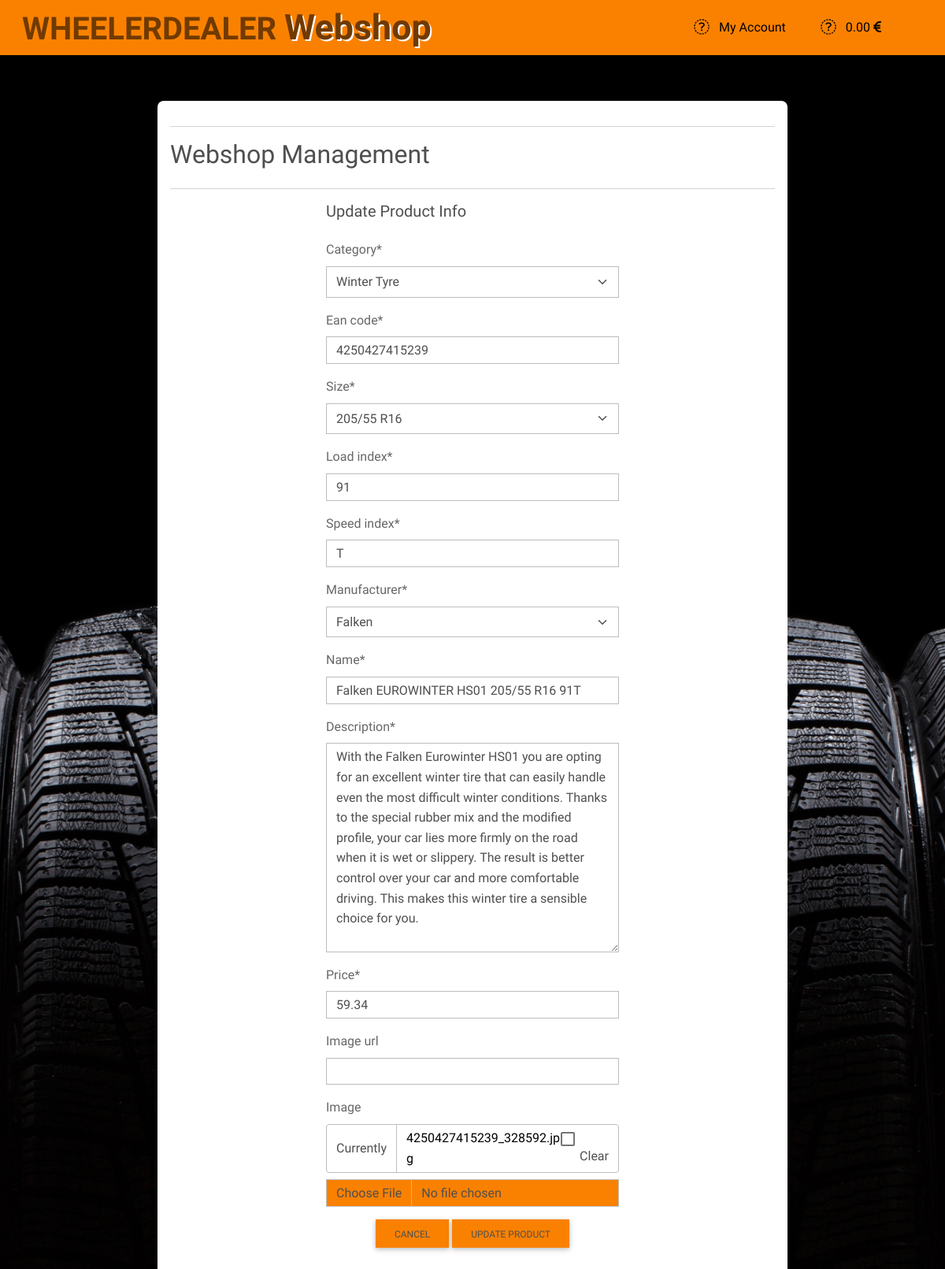
The page /products/update_product/4250427415239/ (signed in) on the database its author committed.
### products/models.py (models this page shows, shortened)
class Product(models.Model):
    category = models.ForeignKey('Category', null=False, blank=False, on_delete=models.CASCADE)
    ean_code = models.CharField(max_length=13, validators=[MinLengthValidator(13)], unique=True, null=False, blank=False)
    size = models.ForeignKey('TyreSize', null=False, blank=False, on_delete=models.CASCADE)
    load_index = models.CharField(max_length=2, null=False, blank=False)
    speed_index = models.CharField(max_length=1, null=False, blank=False)
    manufacturer = models.ForeignKey('Manufacturer', null=False, blank=False, on_delete=models.CASCADE)
    name = models.CharField(max_length=254)
    description = models.TextField()
    price = models.DecimalField(max_digits=6, decimal_places=2)
    image_url = models.URLField(max_length=1024, null=True, blank=True)
    image = models.ImageField(null=True, blank=True)

### products/views.py (the view)
# urls.py: path('update_product/<int:ean_code>/', views.update_product, name='update_product'),
@login_required
def update_product(request, ean_code):
    if not request.user.is_superuser:
        messages.error(request, "Sorry, You don't have permission to acces this page!")
        return redirect(reverse('home'))
    product = get_object_or_404(Product, ean_code=ean_code)
    if request.method == 'POST':
        form = ProductForm(request.POST, request.FILES, instance=product)
        if form.is_valid():
            form.save()
            messages.success(request, 'Successfully updated product!')
            return redirect(reverse('product_details', args=[product.ean_code]))
        else:
            messages.error(request, 'Failed to update product. Please ensure the form is valid.')
    else:
        form = ProductForm(instance=product)
        messages.info(request, f'You are editing {product.name} with code {product.ean_code}')
    template = 'products/update_product.html'
    context = {
        'form': form,
        'product': product,
        'on_profile_page': True
    }
    return render(request, template, context)

### products/forms.py
class ProductForm(forms.ModelForm):
    class Meta:
        model = Product
        fields = '__all__'
    def __init__(self, *args, **kwargs):
        super().__init__(*args, **kwargs)
        placeholders = {
            'ean_code': '13 digits',
            'load_index': '2 digits',
            'speed_index': '1 letter',
        }
        categories = Category.objects.all()
        brands = Manufacturer.objects.all().order_by('display_name', )
        sizes = TyreSize.objects.all().order_by('rim_size', 'width',)
        display_name_categories = [(c.id, c.get_display_name()) for c in categories]
        full_size_display = [(s.id, s.get_display_name()) for s in sizes]
        display_names_brands = [(b.id, b.get_display_name()) for b in brands]
        self.fields['category'].choices = display_name_categories
        self.fields['manufacturer'].choices = display_names_brands
        self.fields['size'].choices = full_size_display
        for field_name, field in self.fields.items():
            field.widget.attrs['class'] = 'rounded-0'

### cart/contexts.py (called while the page is built, shortened)
def cart_content(request):
    cart_items = []
    order_total = 0
    product_count = 0
    total_product_count = 0
    delivery = order_total * 0.20
    cart = request.session.get('cart', {})
    context = {
        'cart_items': cart_items,
        'product_count': product_count,
        'order_total': order_total,
        'total_product_count': total_product_count,
        'delivery': delivery,
    }
    return context

### products/models.py (called while the page is built)
    def get_display_name(self):
        return self.display_name

    def get_display_name(self):
        return self.display_name

    def get_display_name(self):
        return self.full_size_display

### products/templates/products/update_product.html (shortened to what this page needs)
{% extends "base.html" %}
{% load static %}
{% block extra_css %}
    <link rel="stylesheet" href="{% static 'css/topnav.css' %}">
    <link rel="stylesheet" href="{% static 'css/products.css' %}">
    <link rel="stylesheet" href="{% static 'css/cart.css' %}">
    <link rel="stylesheet" href="{% static 'css/checkout.css' %}">
{% endblock %}
{% block page_header %}
    <div class="container header-container">
    </div>
{% endblock %}
{% block content %}
<div class="col-sm-12 col-lg-10 offset-lg-1 col-xl-8 offset-xl-2 mt-2">
    <div class="card product-card-details mb-3 mt-4 pt-3 pb-3 px-3">
        <div class="row">
            <div class="col">
                <hr>
                <h2 class="logo-font mb-4">Webshop Management</h2>
                <hr>
            </div>
        </div>
        <div class="row">
            <div class="col-12 col-md-6 offset-md-3 pb-5">
                <h5 class="logo-font mb-4">Update Product Info</h5>
                <form method="POST" action="{% url 'update_product' product.ean_code %}" class="form mb-2" enctype="multipart/form-data">
                    {{ form | crispy }}
                    <div class="text-center">
                        <a class="btn bg-orange rounded-0" href="{% url 'products' %}">Cancel</a>
                        <button class="btn bg-orange rounded-0" type="submit">Update Product</button>
                    </div>
                </form>
            </div>
        </div>
    </div>
</div>
{% endblock %}

### static/css/base.css (style rules this page uses)
html { height: 100%; }
body { background: url('/media/iStock-1030486504-tires.jpg') no-repeat center center fixed; background-size: cover; height: calc(100vh - 70px); font-family: 'Domine', serif; }
option { font-family: "Font Awesome 5 Free"; }
a, a:hover { color: black; }
.bg-orange { background-color: rgb(250, 129, 0) !important; }
.header-container { padding-top: 70px; height: 70px; }
input[type=number] { -moz-appearance: textfield; }
@media (max-width: 1500px) { .header-container { height: 104px; } }
@media (min-width: 1200px) { .container { max-width: 85%; } }

### static/css/checkout.css (style rules this page uses)
select, select option { color: rgb(112, 58, 0); }

### rows shown on the page
Product: category "Winter Tyre", ean_code "4250427415239", size "205/55 R16", load_index "91", speed_index "T", manufacturer "Falken", name "Falken EUROWINTER HS01 205/55 R16 91T", description "With the Falken Eurowinter HS01 you are opting for an excellent winter tire that can easily handle even the most difficult winter conditions. Thanks to the special rubber mix and the modified profile, your car lies more firmly on the road when it is wet or slippery. The result is better control over your car and more comfortable driving. This makes this winter tire a sensible choice for you.", price "59.34"
